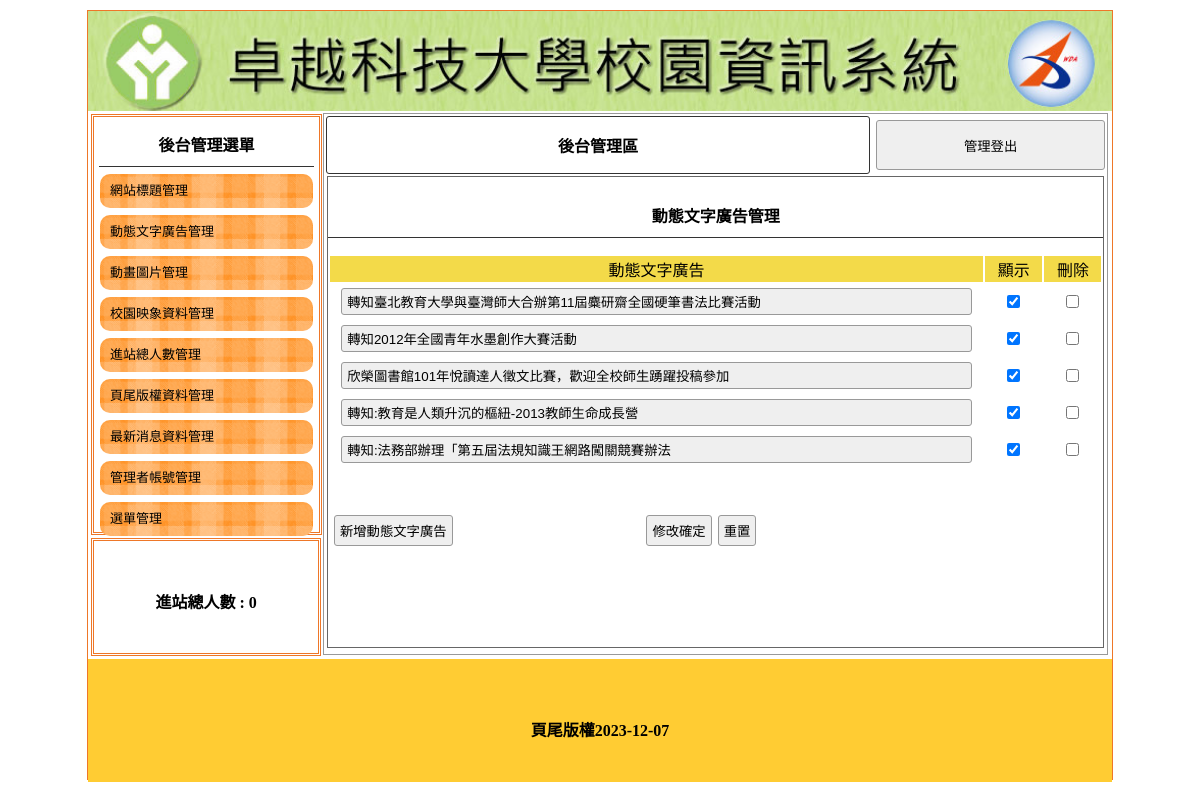
/back.php?do=ad, run on the app's committed database.
### tables this page shows
CREATE TABLE `titles` (
  `id` int(10) UNSIGNED NOT NULL,
  `img` text NOT NULL,
  `text` text NOT NULL,
  `sh` tinyint(4) NOT NULL
);

CREATE TABLE `total` (
  `id` int(10) NOT NULL,
  `total` int(10) NOT NULL DEFAULT 0
);

CREATE TABLE `ad` (
  `id` int(10) UNSIGNED NOT NULL,
  `text` text NOT NULL,
  `sh` int(1) UNSIGNED NOT NULL
);

CREATE TABLE `bottom` (
  `id` int(10) NOT NULL,
  `bottom` text NOT NULL
);

### api/db.php (called while the page is built, shortened)
<?php
class DB
{
    protected $dsn = "mysql:host=localhost;charset=utf8;dbname=db03";
    protected $pdo;
    protected $table;
    function __construct($table)
    {
        $this->table = $table;
        $this->pdo = new PDO($this->dsn, 'root', '');
    }
    function all($where = '', $other = '')
    {
        if (isset($this->table) && !empty($this->table)) {
            $sql = "select * from `$this->table` ";
            $sql = $this->sql_all($sql, $where, $other);
            return $this->pdo->query($sql)->fetchAll(PDO::FETCH_ASSOC);
        }
    }
    function find($where)
    {
        $sql = "select * from $this->table ";
        if (is_array($where)) {
            $tmp = $this->a2s($where);
            $sql .= " where " . join(" && ", $tmp);
        } elseif (is_numeric($where)) {
            $sql .= " where `id`=" . $where;
        }
        return $this->pdo->query($sql)->fetch(PDO::FETCH_ASSOC);
    }
    private function a2s($where)
    {
        foreach ($where as $key => $val) {
            $tmp[] = "`$key`='$val'";
        }
        return $tmp;
    }
    private function sql_all($sql, $where, $other)
    {
        if (is_array($where)) {
            if (!empty($where)) {
                $sql .= " where " . join(" && ", $this->a2s($where));
            }
        } else {
            $sql .= $where;
        }
        $sql .= $other;
        return $sql;
    }
}
$Total = new DB('total');
$Bottom = new DB('bottom');
$Title = new DB('titles');
if (isset($_GET['do'])) {
    $DB = ${ucfirst($_GET['do'])};
} else {
    $DB = $Title;
}

### back/ad.php (the view, shortened to what this page needs)
<div style="width:99%; height:87%; margin:auto; overflow:auto; border:#666 1px solid;">
    <p class="t cent botli">動態文字廣告管理</p>
    <form method="post" target="back" action="./api/edit.php">
        <table width="100%" style="text-align:center">
            <tbody>
                <tr class="yel">
                    <td width="80%">動態文字廣告</td>
                    <td width="7%">顯示</td>
                    <td width="7%">刪除</td>
                </tr>
                <?php
                $rows = $DB->all();
                foreach ($rows as $row) {
                ?>
                <tr>
                    <td>
                        <input type="text" name="text[]" style="width:95%" value="<?= $row['text'] ?>">
                    </td>
                    <td><input type="checkbox" name="sh[]" value="<?= $row['id'] ?>"
                            <?= ($row['sh'] == 1) ? 'checked' : '' ?>></td>
                    <td><input type="checkbox" name="del[]" value="<?= $row['id'] ?>"></td>
                </tr>
                <?php
                }
                ?>
            </tbody>
        </table>
        <table style="margin-top:40px; width:70%;">
            <tbody>
                <tr>
                    <td width="200px"><input type="button"
                            onclick="op('#cover','#cvr','./modal/<?= $do ?>.php?table=<?= $do ?>')" value="新增動態文字廣告">
                    </td>
                    <td class="cent"><input type="submit" value="修改確定"><input type="reset" value="重置"></td>
                </tr>
            </tbody>
        </table>
    </form>
</div>

### back.php (shortened to what this page needs)
<?php include_once "./api/db.php" ?>
<!DOCTYPE html PUBLIC "-//W3C//DTD XHTML 1.0 Transitional//EN" "http://www.w3.org/TR/xhtml1/DTD/xhtml1-transitional.dtd">
<html xmlns="http://www.w3.org/1999/xhtml">
<head>
    <link href="./css/css.css" rel="stylesheet" type="text/css">
</head>
<body>
    <div id="main">
        <?php
        $title = $Title->find(['sh' => 1]);
        ?>
        <a title="<?= $title['text'] ?>" href="index.php">
            <div class="ti" style="background:url('./img/<?= $title['img'] ?>'); background-size:cover;"></div>
        </a>
        <div id="ms">
            <div id="lf" style="float:left;">
                <div id="menuput" class="dbor">
                    <span class="t botli">後台管理選單</span>
                    <a style="color:#000; font-size:13px; text-decoration:none;" href="?do=title">
                        <div class="mainmu">
                            網站標題管理 </div>
                    </a>
                    <a style="color:#000; font-size:13px; text-decoration:none;" href="?do=ad">
                        <div class="mainmu">
                            動態文字廣告管理 </div>
                    </a>
                    <a style="color:#000; font-size:13px; text-decoration:none;" href="?do=mvim">
                        <div class="mainmu">
                            動畫圖片管理 </div>
                    </a>
                    <a style="color:#000; font-size:13px; text-decoration:none;" href="?do=image">
                        <div class="mainmu">
                            校園映象資料管理 </div>
                    </a>
                    <a style="color:#000; font-size:13px; text-decoration:none;" href="?do=total">
                        <div class="mainmu">
                            進站總人數管理 </div>
                    </a>
                    <a style="color:#000; font-size:13px; text-decoration:none;" href="?do=bottom">
                        <div class="mainmu">
                            頁尾版權資料管理 </div>
                    </a>
                    <a style="color:#000; font-size:13px; text-decoration:none;" href="?do=news">
                        <div class="mainmu">
                            最新消息資料管理 </div>
                    </a>
                    <a style="color:#000; font-size:13px; text-decoration:none;" href="?do=admin">
                        <div class="mainmu">
                            管理者帳號管理 </div>
                    </a>
                    <a style="color:#000; font-size:13px; text-decoration:none;" href="?do=menu">
                        <div class="mainmu">
                            選單管理 </div>
                    </a>
                </div>
                <div class="dbor" style="margin:3px; width:95%; height:20%; line-height:100px;">
                    <span class="t">進站總人數 :
                        <?= $Total->find(1)['total'] ?> </span>
                </div>
            </div>
            <div class="di" style="height:540px; border:#999 1px solid; width:76.5%; margin:2px 0px 0px 0px; float:left; position:relative; left:20px;">
                <table width="100%">
                    <tbody>
                        <tr>
                            <td style="width:70%;font-weight:800; border:#333 1px solid; border-radius:3px;" class="cent"><a href="?do=admin" style="color:#000; text-decoration:none;">後台管理區</a>
                            </td>
                            <td><button onclick="document.cookie='user=';location.replace('?')" style="width:99%; margin-right:2px; height:50px;">管理登出</button></td>
                        </tr>
                    </tbody>
                </table>
                <?php
                $do = $_GET['do'] ?? "title";
                $file = "./back/{$do}.php";
                if (file_exists($file)) {
                    include $file;
                } else {
                    include "./back/title.php";
                }
                ?>
            </div>
        </div>
        <div style="width:1024px; left:0px; position:relative; background:#FC3; margin-top:4px; height:123px; display:block;">
            <span class="t" style="line-height:123px;"><?= $Bottom->find(1)['bottom'] ?></span>
        </div>
    </div>
</body>
</html>

### css/css.css (style rules this page uses)
body { padding: 0px; margin: 0px; }
#main { width: 1024px; height: 768px; margin: 10px auto 10px auto; border: #ee7728 1px solid; position: relative; }
.ti { width: 100%; height: 100px; position: relative; background-size: cover; background-repeat: no-repeat; }
.dbor { border: #ee7728 double 3px; margin: 1px; padding: 2px 10px 2px 10px; }
.t { font-weight: 800; display: block; text-align: center; padding: 10px 1px 10px 1px; }
.botli { border-bottom: #333 1px solid; }
.mainmu { position: relative; border-radius: 10px; background: url(../icons/menu.fw.png) center no-repeat; background-size: cover; line-height: 30px; padding: 2px 10px 2px 10px; margin: 7px 1px 7px 1px; }
#lf { height: 540px; width: 21%; display: inline-block; }
#menuput { width: 100%; height: 75%; position: relative; padding: 5px; display: block; margin: 3px; }
.di { display: inline-block; }
.cent { text-align: center; }
input, button { border: #999 1px solid; border-radius: 3px; background: #efefef; padding: 5px; margin: 3px; }
input[type="text"], input[type="password"] { width: 150px; }
.yel td { background: #f3da49; text-align: center; }

### data on the page
titles: img (picture)
total: total "0"
ad: text "轉知臺北教育大學與臺灣師大合辦第11屆麋研齋全國硬筆書法比賽活動", sh "☑"
ad: text "轉知2012年全國青年水墨創作大賽活動", sh "☑"
ad: text "欣榮圖書館101年悅讀達人徵文比賽，歡迎全校師生踴躍投稿參加", sh "☑"
ad: text "轉知:教育是人類升沉的樞紐-2013教師生命成長營", sh "☑"
ad: text "轉知:法務部辦理「第五屆法規知識王網路闖關競賽辦法", sh "☑"
bottom: bottom "頁尾版權2023-12-07"
